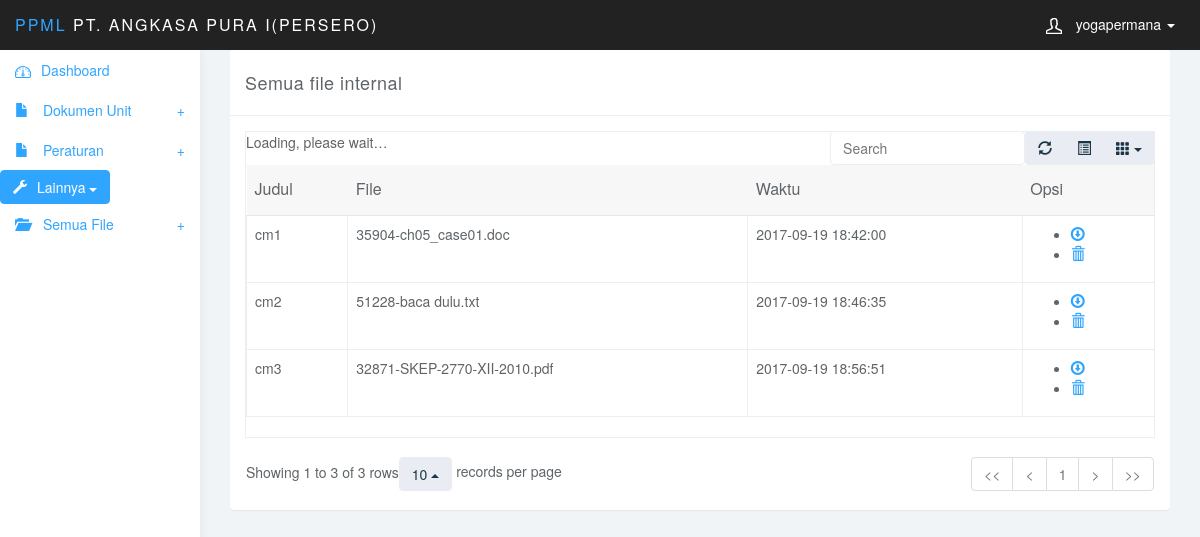
The app's page /admin/view_all_catatan.php (signed in) with its own data.
### tables this page shows
CREATE TABLE `catatan_mutu` (
  `id_catatan` int(3) NOT NULL AUTO_INCREMENT,
  `judul` varchar(50) DEFAULT NULL,
  `status_cm` int(3) DEFAULT NULL,
  `masa_berlaku` date DEFAULT NULL,
  `lokasi_simpan` varchar(50) DEFAULT NULL,
  `file` varchar(255) DEFAULT NULL,
  `keterangan` text,
  `entry_date` datetime DEFAULT NULL,
  `id_metode` int(3) DEFAULT NULL,
  `id_admin` int(10) DEFAULT NULL,
  PRIMARY KEY (`id_catatan`),
  KEY `id_metode` (`id_metode`),
  KEY `status_cm` (`status_cm`),
  KEY `id_admin` (`id_admin`),
  CONSTRAINT `catatan_mutu_ibfk_2` FOREIGN KEY (`id_metode`) REFERENCES `metode` (`id_metode`),
  CONSTRAINT `catatan_mutu_ibfk_3` FOREIGN KEY (`status_cm`) REFERENCES `status_cm` (`id_status_cm`),
  CONSTRAINT `catatan_mutu_ibfk_4` FOREIGN KEY (`id_admin`) REFERENCES `tb_admin` (`id_admin`)
);

### admin/view_all_catatan.php (the view, shortened to what this page needs)
<?php
require_once('header.php');
require_once('sidebar.php');
?>
<div class="col-sm-9 col-sm-offset-3 col-lg-10 col-lg-offset-2 main">
	<div class="col-md-12">
		<div class="panel panel-default">
			<div class="panel-heading">
				Semua file internal
			</div>
			<div class="panel-body">
				<table data-toggle="table"  data-show-refresh="true" data-show-toggle="true" data-show-columns="true" data-search="true" data-select-item-name="toolbar1" data-pagination="true" data-sort-name="name" data-sort-order="desc">
						    <thead>
						    <tr>
						    	<th data-field="judul">Judul</th>
						    	<th data-field="file">File</th>
						    	<th data-field="entry_date">Waktu</th>
						        <th colspan="1">Opsi</th>
						    </tr>
						    </thead>
						    <tbody>
						    <?php
						    $query = mysql_query("SELECT
							catatan_mutu.judul,
							catatan_mutu.id_catatan,
							catatan_mutu.file,
							catatan_mutu.entry_date
							FROM
							catatan_mutu
							");
						    while ($data = mysql_fetch_array($query)) {
					    	?>
					        <tr>
					           	<td><?php echo $data['judul']; ?></td>
					           	<td><?php echo $data['file']; ?></td>
					           	<td><?php echo $data['entry_date']; ?></td>
					           	<td>
					           		<ul>
					           			<li>
					           				<?php
											echo "<a href='../uploads/".$data['file']."' class='glyphicon glyphicon-download'></a> ";
											?>
					           			</li>
					           			<li>
					           				<a href="delete_document.php?id_catatan=<?php echo $data['id_catatan'];?>" onclick="return confirm('Yakin mau di hapus?');" class="glyphicon glyphicon-trash"></a>
					           			</li>
					           		</ul>
					    		</td>
					        </tr>
						    <?php
						    }
						    ?>
					  		</tbody>
						</table>
			</div>
		</div>
	</div>
</div>

### admin/css/styles.css (style rules this page uses)
body { background: #f1f4f7; padding-top: 50px; color: #5f6468; }
a, a:hover, a:focus { color: #30a5ff; }
.panel { border: 0; }
.panel-heading { font-size: 18px; font-weight: 300; letter-spacing: 0.025em; height: 66px; line-height: 45px; }
.panel-default .panel-heading { background: #fff; border-bottom: 1px solid #eee; color: #5f6468; }
.table { background: #fff; }

### records on screen
catatan_mutu: judul "cm1", file "35904-ch05_case01.doc", entry_date "2017-09-19 18:42:00"
catatan_mutu: judul "cm2", file "51228-baca dulu.txt", entry_date "2017-09-19 18:46:35"
catatan_mutu: judul "cm3", file "32871-SKEP-2770-XII-2010.pdf", entry_date "2017-09-19 18:56:51"

### other values on screen
$_SESSION['nama'] "yogapermana"
